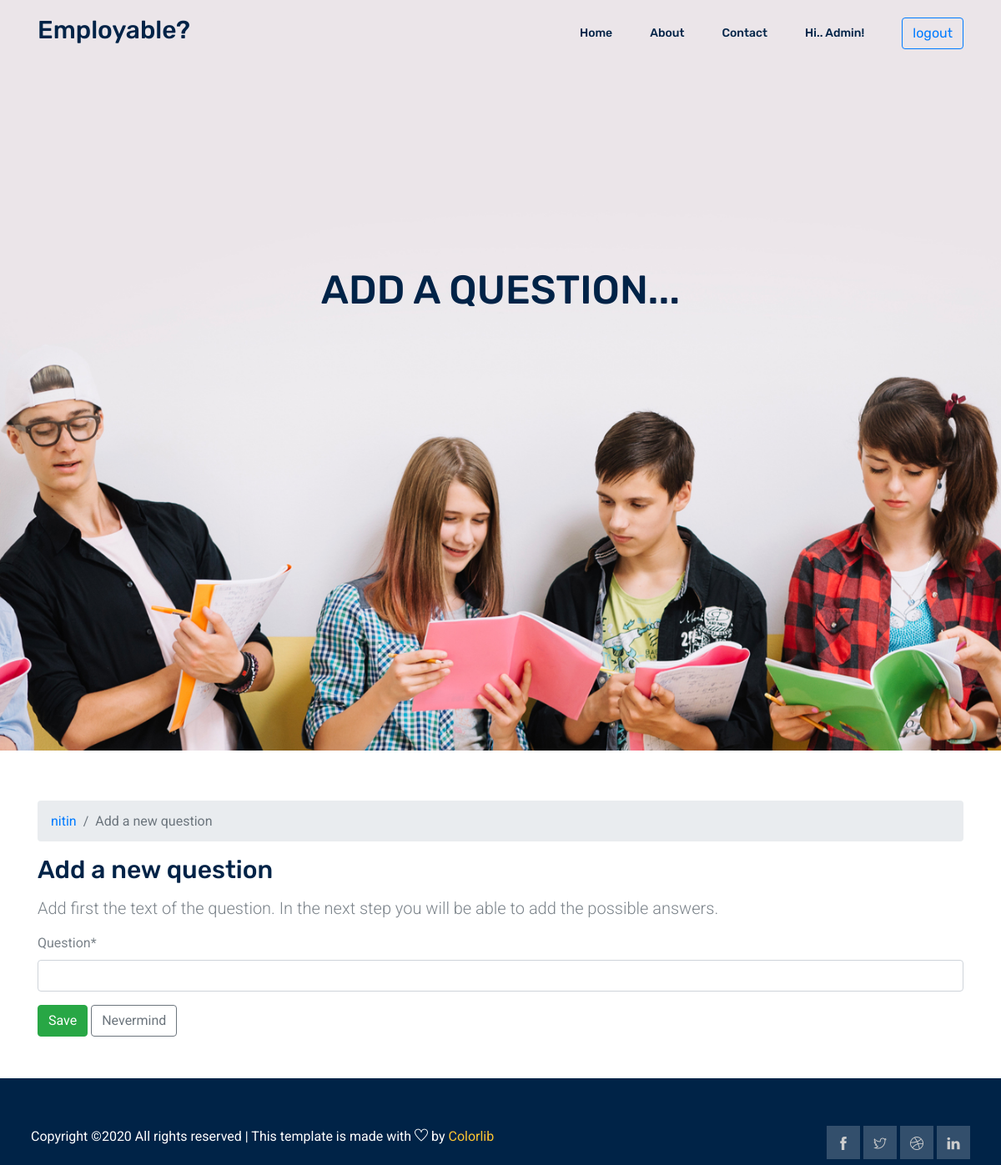
The page /company/quiz/3/question/add (signed in) on the database as committed earlier.
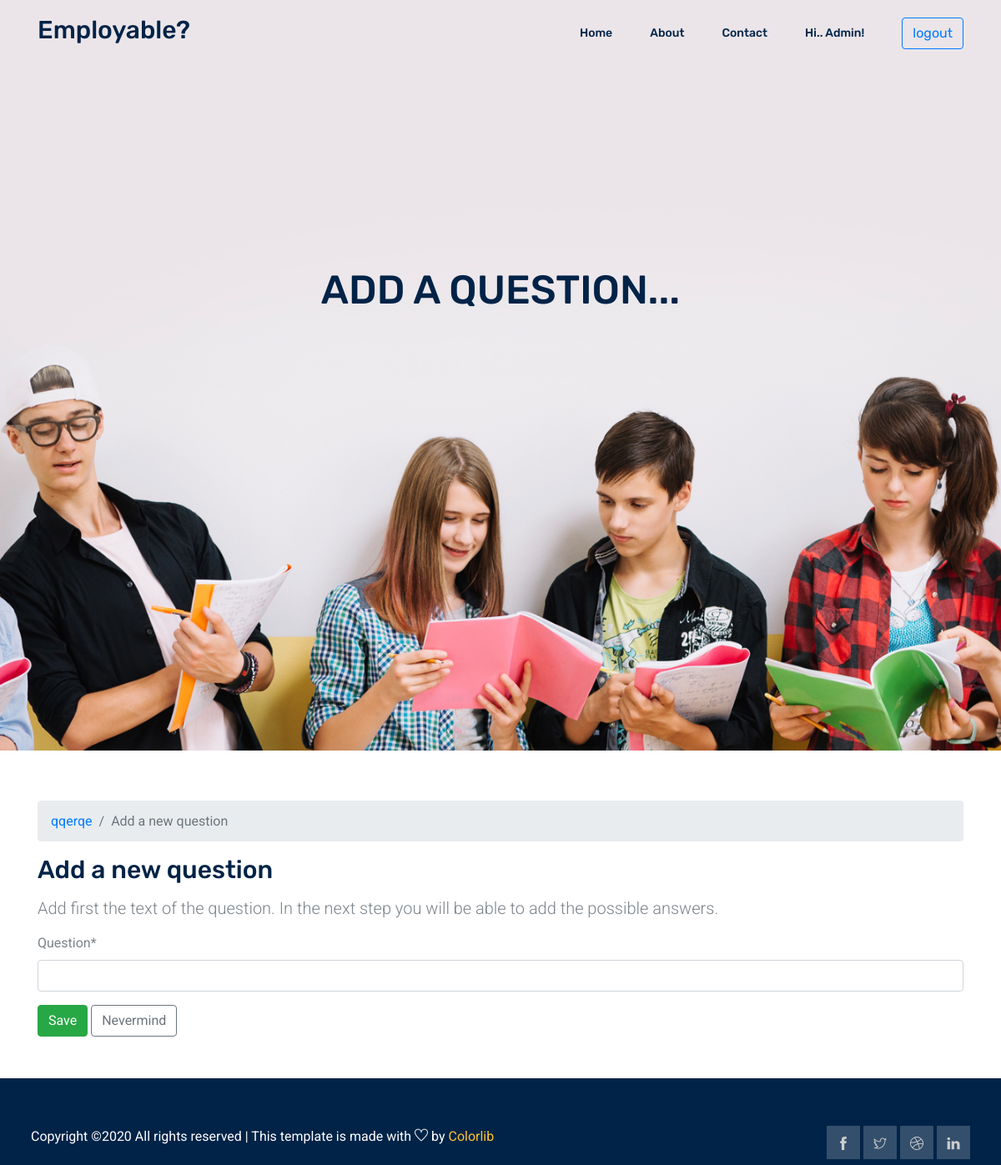
The same page on the database as committed later.
### exam/models.py (models this page shows, shortened)
class Quiz(models.Model):
    owner = models.ForeignKey(User, on_delete=models.CASCADE, related_name='quizzes')
    name = models.CharField(max_length=255)
    subject = models.ForeignKey(Subject, on_delete=models.CASCADE, related_name='quizzes')
    location = models.CharField(max_length=50)
    skills_Required = models.CharField(max_length = 50)
    education = models.CharField(max_length = 50)
    work_exporience = models.CharField(max_length = 50)
    ctc = models.IntegerField()
    posts = models.CharField(max_length=20)

### company/views.py (the view)
# urls.py: path('quiz/<int:pk>/question/add',views.question_add,name='addQuestion'),
def question_add(request, pk):
    quiz = get_object_or_404(Quiz, pk=pk, owner=request.user)
    if request.method == 'POST':
        form = QuestionForm(request.POST)
        if form.is_valid():
            question = form.save(commit=False)
            question.quiz = quiz
            question.save()
            return redirect('changeQuestion', quiz.pk, question.pk)
    else:
        form = QuestionForm()
    return render(request, 'company/addQuestion.html', {'quiz': quiz, 'form': form})

### exam/forms.py
class QuestionForm(ModelForm):
    class Meta:
        model = Question
        fields = ('text', )

### templates/company/addQuestion.html (shortened to what this page needs)
{% extends 'base.html' %}
{% load crispy_forms_tags humanize %}
{% load crispy_forms_tags %}
{% block body %}
<section class="home_banner_area">
   <div class="banner_inner">
     <div class="container">
       <div class="row">
         <div class="col-lg-12">
           <div class="banner_content text-center">
             <h2 class="text-uppercase mt-4 mb-5">
               Add a question...
             </h2>
           </div>
         </div>
       </div>
     </div>
   </div>
 </section>
    <div class='container' style= 'margin-top:60px'>
        {% if request.user.is_authenticated %}
        {% if request.user.is_company %}
        <nav aria-label="breadcrumb">
            <ol class="breadcrumb">
              <li class="breadcrumb-item"><a href="My Quizzes</a></li>
              <li class="breadcrumb-item"><a href="">{{ quiz.name }}</a></li>
              <li class="breadcrumb-item active" aria-current="page">Add a new question</li>
            </ol>
          </nav>
          <h2 class="mb-3">Add a new question</h2>
          <p class="lead">Add first the text of the question. In the next step you will be able to add the possible answers.</p>
          <form method="post" novalidate>
            {{ form|crispy }}
            <button type="submit" class="btn btn-success">Save</button>
            <a href="" class="btn btn-outline-secondary" role="button">Nevermind</a>
          </form>
            {% else %}
            <h4>you need to be a company to see this page</h4>
            {% endif %}
            {% else %}
            <h4>first login in</h4>
            {% endif %}
          </div>
{% endblock %}

Rows that differ between the two databases and show on the page:
changed Quiz: name "nitin" → "qqerqe"
